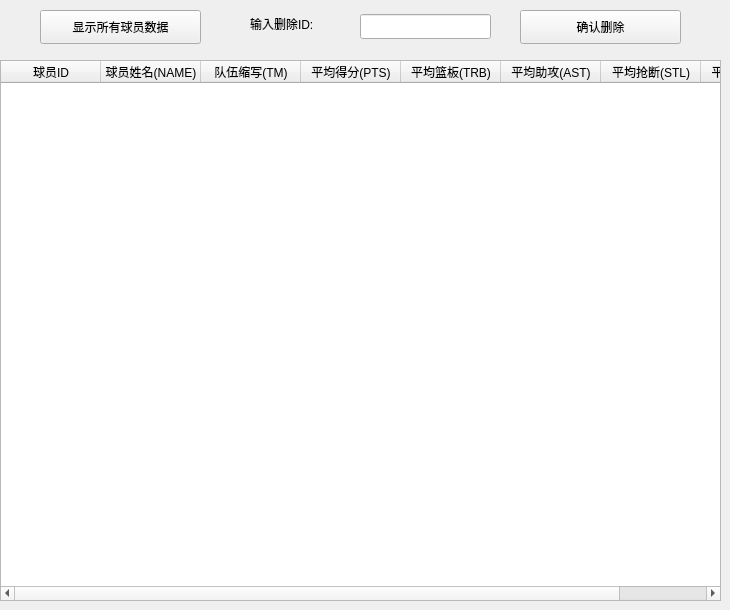
     <widget class="QWidget" name="player_delete_player_tab">
      <attribute name="title">
       <string>删除球员数据</string>
      </attribute>
      <widget class="QPushButton" name="player_show_all_button_2">
       <property name="geometry">
        <rect>
         <x>40</x>
         <y>10</y>
         <width>161</width>
         <height>34</height>
        </rect>
       </property>
       <property name="text">
        <string>显示所有球员数据</string>
       </property>
      </widget>
      <widget class="QPushButton" name="player_delete_confirm_pushButton">
       <property name="geometry">
        <rect>
         <x>520</x>
         <y>10</y>
         <width>161</width>
         <height>34</height>
        </rect>
       </property>
       <property name="text">
        <string>确认删除</string>
       </property>
      </widget>
      <widget class="QLineEdit" name="player_delete_id_input">
       <property name="geometry">
        <rect>
         <x>360</x>
         <y>14</y>
         <width>131</width>
         <height>25</height>
        </rect>
       </property>
      </widget>
      <widget class="QLabel" name="player_delete_id_label">
       <property name="geometry">
        <rect>
         <x>250</x>
         <y>14</y>
         <width>111</width>
         <height>20</height>
        </rect>
       </property>
       <property name="text">
        <string>输入删除ID:</string>
       </property>
      </widget>
      <widget class="QTableWidget" name="player_delete_tableWidget">
       <property name="geometry">
        <rect>
         <x>0</x>
         <y>60</y>
         <width>721</width>
         <height>541</height>
        </rect>
       </property>
       <column>
        <property name="text">
         <string>球员ID</string>
        </property>
       </column>
       <column>
        <property name="text">
         <string>球员姓名(NAME)</string>
        </property>
       </column>
       <column>
        <property name="text">
         <string>队伍缩写(TM)</string>
        </property>
       </column>
       <column>
        <property name="text">
         <string>平均得分(PTS)</string>
        </property>
       </column>
       <column>
        <property name="text">
         <string>平均篮板(TRB)</string>
        </property>
       </column>
       <column>
        <property name="text">
         <string>平均助攻(AST)</string>
        </property>
       </column>
       <column>
        <property name="text">
         <string>平均抢断(STL)</string>
        </property>
       </column>
       <column>
        <property name="text">
         <string>平均盖帽(BLK)</string>
        </property>
       </column>
      </widget>
     </widget>
